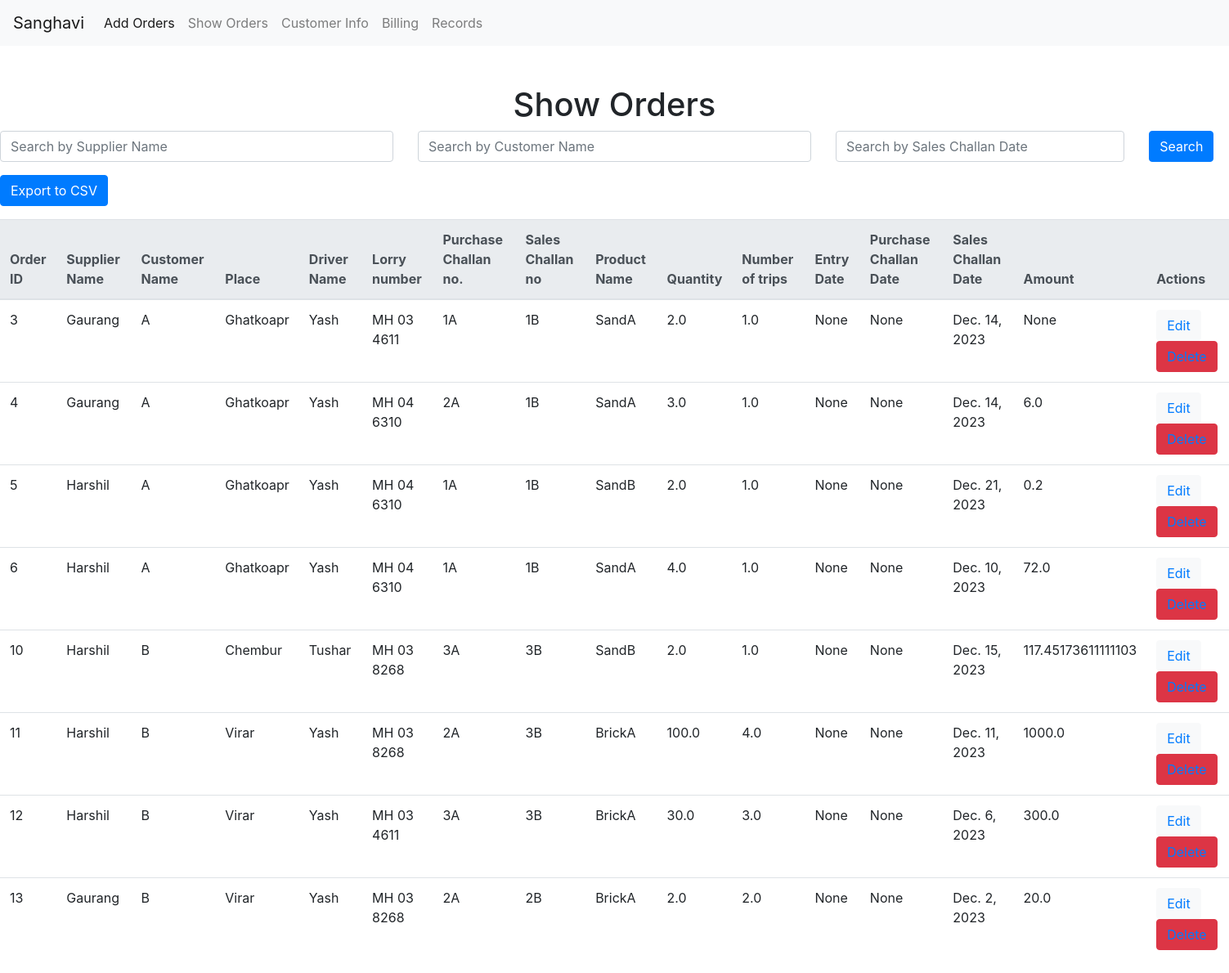
/sv/, run on an earlier commit of the app's database.
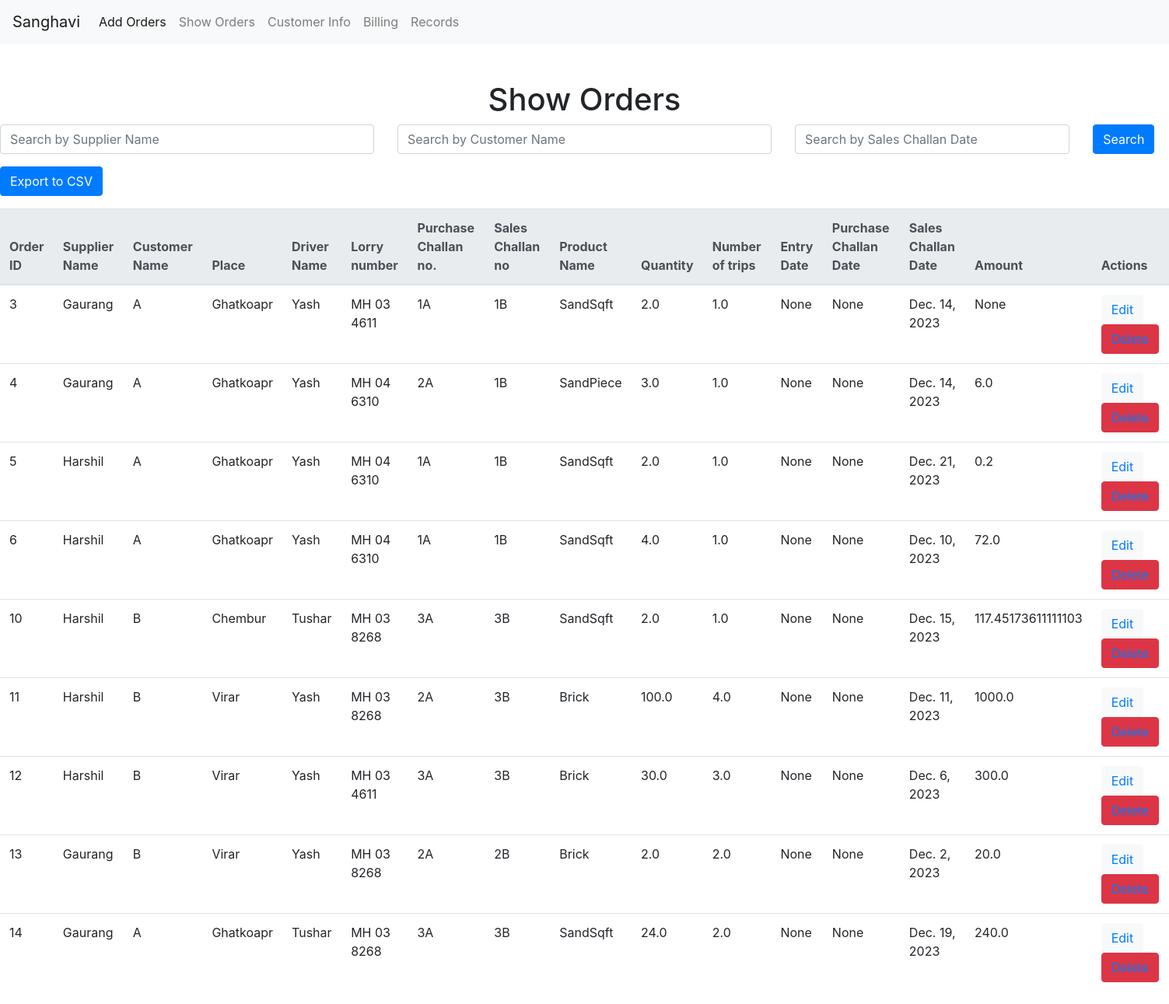
And on a later commit of the database.
### crudapp/models.py (models this page shows, shortened)
class Orders(models.Model):
    oid = models.AutoField(primary_key=True)
    fname = models.CharField(max_length=20)
    Cname = models.CharField(max_length=20)
    Pname = models.CharField(max_length=100)
    Dname = models.CharField(max_length=20)
    Lno = models.CharField(max_length=20)
    pcno = models.CharField(max_length=20)
    scno = models.CharField(max_length=20)
    product = models.ForeignKey(Product, on_delete=models.CASCADE)
    trip = models.FloatField()
    df1 = models.DateField(null=True, blank=True)
    df2 = models.DateField(null=True, blank=True)
    df3 = models.DateField(null=True, blank=True)
    pcs = models.FloatField(null=True, blank=True)
    height = models.FloatField(null=True, blank=True)
    width = models.FloatField(null=True, blank=True)
    length = models.FloatField(null=True, blank=True)
    amount = models.FloatField(null=True, blank=True)
    billed = models.CharField(max_length=3, default='No')
    AggregatedAmount = models.FloatField(null=True, blank=True)
    AggregatedQuantity = models.FloatField(null=True, blank=True)
    mergedOids = models.CharField(max_length=255, blank=True, null=True)

class Product(models.Model):
    name = models.CharField(max_length=20, primary_key=True)
    quantity_per = models.FloatField()
    pcs_fts = models.FloatField()
    rate = models.FloatField()
    tax_rate = models.FloatField()
    hsn_code = models.CharField(max_length=20)
    def __str__(self):
        return self.name

### crudapp/views.py (the view)
# urls.py: path('sv/', views.showView, name='show_url'),
def showView(request):
    supplier_query = request.GET.get('q', '')
    customer_query = request.GET.get('customer', '')
    sales_challan_date_query = request.GET.get('sales_challan_date', '')
    obj = Orders.objects.all()
    if supplier_query:
        obj = obj.filter(Q(fname__icontains=supplier_query))
    if customer_query:
        obj = obj.filter(Q(Cname__icontains=customer_query))
    if sales_challan_date_query:
        sales_challan_date = datetime.strptime(sales_challan_date_query, '%Y-%m-%d').date()
        obj = obj.filter(df3=sales_challan_date)
    template_name = 'crudapp/show.html'
    context = {'obj': obj, 'query': supplier_query}
    return render(request, template_name, context)

### crudapp/templates/crudapp/show.html (shortened to what this page needs)
{% extends 'layout.html' %}
{% block content %}
    <h1 class="text-center">Show Orders</h1>
    <form method="GET" action="{% url 'show_url' %}" class="mb-3">
        <div class="row">
            <div class="col-md-4">
                <input type="text" name="q" class="form-control" placeholder="Search by Supplier Name" value="{{ query }}">
            </div>
            <div class="col-md-4">
                <input type="text" name="customer" class="form-control" placeholder="Search by Customer Name" value="{{ request.GET.customer }}">
            </div>
            <div class="col-md-3">
                <input type="text" name="sales_challan_date" class="form-control" placeholder="Search by Sales Challan Date" value="{{ request.GET.sales_challan_date }}">
            </div>
            <div class="col-md-1">
                <button type="submit" class="btn btn-primary">Search</button>
            </div>
        </div>
    </form>
    <a href="{% url 'export_csv_url' %}" class="btn btn-primary mb-3">Export to CSV</a>
    <table class="table">
        <thead class="thead-light">
            <tr>
                <th scope="col">Order ID</th>
                <th scope="col">Supplier Name</th>
                <th scope="col">Customer Name</th>
                <th scope="col">Place</th>
                <th scope="col">Driver Name</th>
                <th scope="col">Lorry number</th>
                <th scope="col">Purchase Challan no.</th>
                <th scope="col">Sales Challan no</th>
                <th scope="col">Product Name</th>
                <th scope="col">Quantity</th>
                <th scope="col">Number of trips</th>
                <th scope="col">Entry Date</th>
                <th scope="col">Purchase Challan Date</th>
                <th scope="col">Sales Challan Date</th>
                <th scope="col">Amount</th>
                <th scope="col">Actions</th>
            </tr>
        </thead>
        <tbody>
            {% for i in obj %}
                <tr>
                    <td>{{i.oid}}</td>
                    <td>{{i.fname}}</td>
                    <td>{{i.Cname}}</td>
                    <td>{{i.Pname}}</td>
                    <td>{{i.Dname}}</td>
                    <td>{{i.Lno}}</td>
                    <td>{{i.pcno}}</td>
                    <td>{{i.scno}}</td>
                    <td>{{i.product}}</td>
                    <td>{{i.pcs}}</td>
                    <td>{{i.trip}}</td>
                    <td>{{i.df1}}</td>
                    <td>{{i.df2}}</td>
                    <td>{{i.df3}}</td>
                    <td>{{i.amount}}</td>
                    <td>
                        <button class="btn btn-light"><a href="{% url 'update_url' i.oid %}">Edit</a></button>
                        <button class="btn btn-danger"><a href="{% url 'delete_url' i.oid %}">Delete</a></button>
                    </td>
                </tr>
            {% endfor %}
        </tbody>
    </table>
{% endblock %}

### crudapp/templates/layout.html (shortened to what this page needs)
<!DOCTYPE html>
<html lang="en">
<head>
    <link rel="stylesheet" href="https://cdn.jsdelivr.net/npm/bootstrap@4.0.0/dist/css/bootstrap.min.css"
>
</head>
<body>
    <nav class="navbar navbar-expand-lg navbar-light bg-light">
        <a class="navbar-brand" href="#">Sanghavi</a>
        <div class="collapse navbar-collapse" id="navbarSupportedContent">
            <ul class="navbar-nav mr-auto">
                <li class="nav-item active">
                    <a class="nav-link" href="{% url 'order_url' %}">Add Orders<span class="sr-only">(current)</span></a>
                </li>
                <li class="nav-item">
                    <a class="nav-link" href="{% url 'show_url' %}">Show Orders</a>
                </li>
                <li class="nav-item">
                    <a class="nav-link" href="{% url 'customer_info_url' %}">Customer Info</a>
                </li>
                <li class="nav-item">
                    <a class="nav-link" href="{% url 'bill_url' %}">Billing</a>
                </li>
                <li class="nav-item">
                    <a class="nav-link" href="{% url 'showBill_url' %}">Records</a>
                </li>
            </ul>
        </div>
    </nav>
    {% block content %}
    {% endblock %}
</body>
</html>

What changed in the data, as far as the page shows it:
changed Orders id 3: product "SandA" → "SandSqft"
changed Orders id 4: product "SandA" → "SandPiece"
changed Orders "Dec. 21, 2023": product "SandB" → "SandSqft"
changed Orders "Dec. 10, 2023": product "SandA" → "SandSqft"
changed Orders "Chembur": product "SandB" → "SandSqft"
changed Orders "Dec. 11, 2023": product "BrickA" → "Brick"
changed Orders "Dec. 6, 2023": product "BrickA" → "Brick"
changed Orders "Dec. 2, 2023": product "BrickA" → "Brick"
added Orders: oid "14", fname "Gaurang", Cname "A", Pname "Ghatkoapr", Dname "Tushar", Lno "MH 03 8268", pcno "3A", scno "3B", product "SandSqft", pcs "24.0", trip "2.0", df1 "None", df2 "None", df3 "Dec. 19, 2023", amount "240.0"
